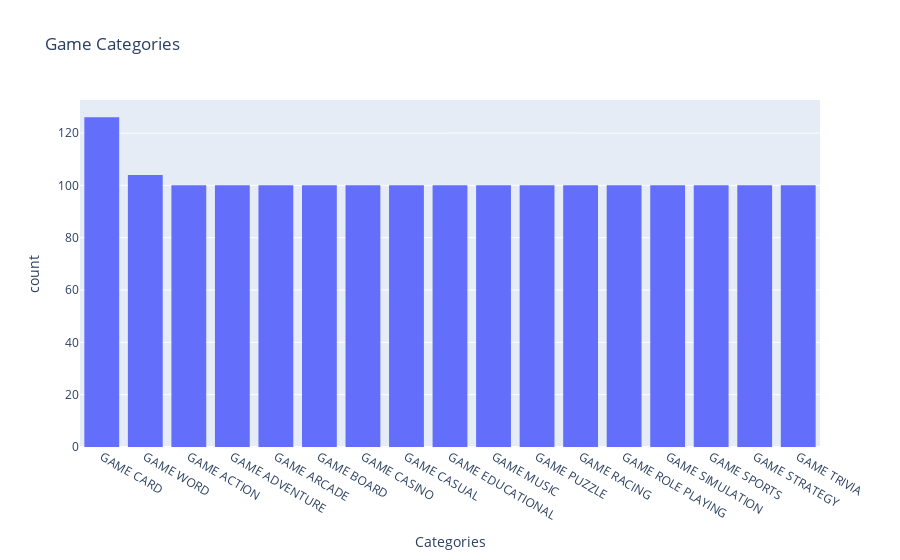

Notebook code cell kept with this figure:
### Code cell
fig = px.histogram(df, x="category", title="Game Categories", labels={"category": "Categories"})
fig.update_layout(xaxis={"categoryorder":"total descending"})
fig.show()

### Figure 1 — Plotly figure (JSON) as saved in the notebook; plotly's stock layout.template omitted (floating-point values rounded to 4 significant figures; data arrays with more than 128 entries replaced by an {"elided": "..."} marker saying what was removed)
{"data": [{"alignmentgroup": "True", "bingroup": "x", "hovertemplate": "Categories=%{x}<br>count=%{y}<extra></extra>", "legendgroup": "", "marker": {"color": "#636efa", "pattern": {"shape": ""}}, "name": "", "offsetgroup": "", "orientation": "v", "showlegend": false, "type": "histogram", "x": {"elided": "1730 str values"}, "xaxis": "x", "yaxis": "y"}], "layout": {"barmode": "relative", "legend": {"tracegroupgap": 0}, "title": {"text": "Game Categories"}, "xaxis": {"anchor": "y", "categoryorder": "total descending", "domain": [0, 1], "title": {"text": "Categories"}}, "yaxis": {"anchor": "x", "domain": [0, 1], "title": {"text": "count"}}}}
